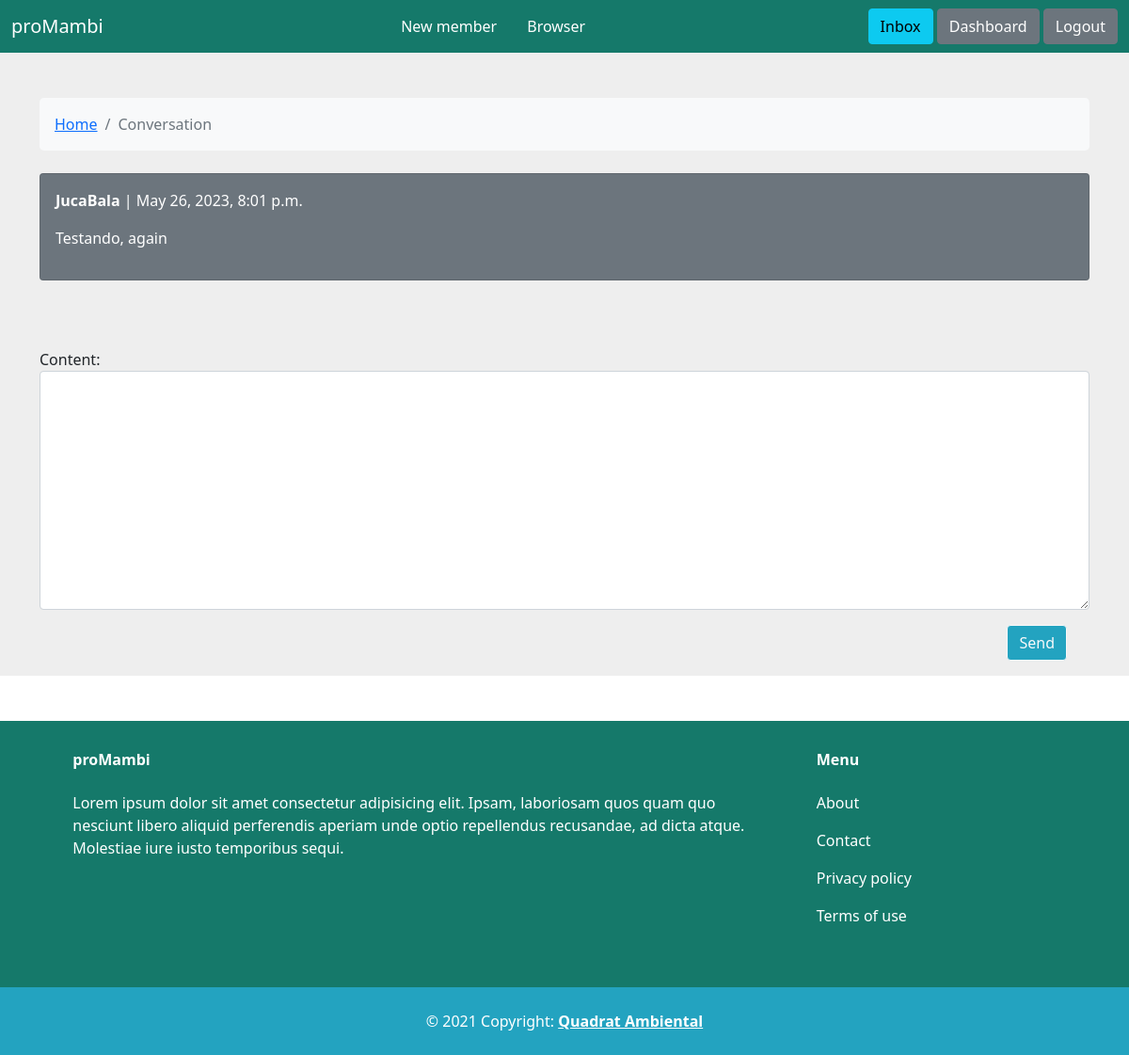
The page /inbox/11/ (signed in) on the database as committed earlier.
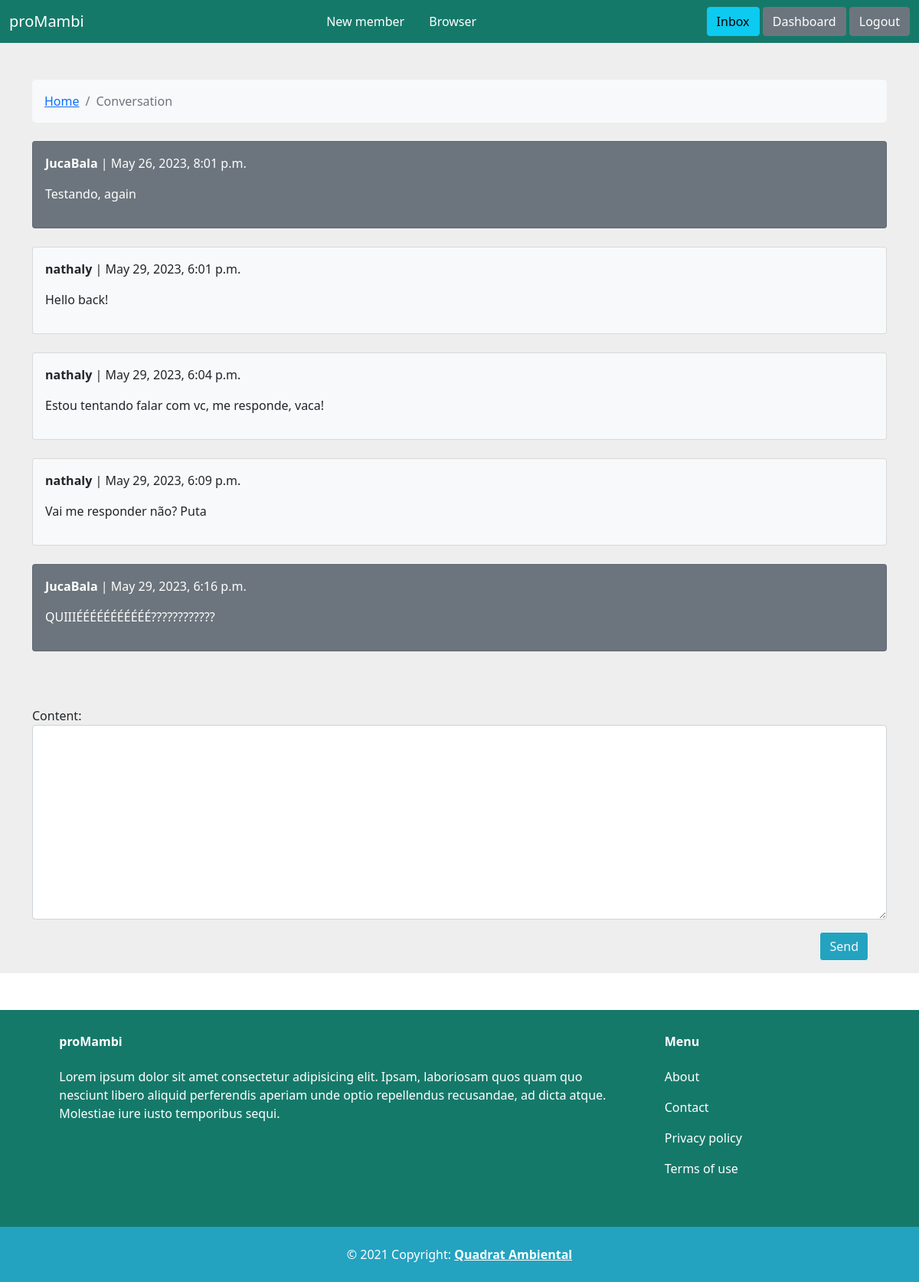
The same page on the database as committed later.
### conversation/models.py (models this page shows)
class ConversationMessage(models.Model):
    conversation = models.ForeignKey(ConversationArea, related_name='messages', on_delete=models.CASCADE)
    content = models.TextField()
    created_at = models.DateTimeField(auto_now_add=True)
    created_by = models.ForeignKey(User, related_name='created_messages', on_delete=models.CASCADE)

### conversation/views.py (the view)
# urls.py: path('<int:pk>/',views.detail, name='detail'),
@login_required
def detail(request, pk):
    conversation = ConversationArea.objects.filter(members__in=[request.user.id]).get(pk=pk)
    if request.method == 'POST':
        form = ConversationMessageForm(request.POST)
        if form.is_valid():
            conversation_message = form.save(commit=False)
            conversation_message.conversation = conversation
            conversation_message.created_by = request.user
            conversation_message.save()
            conversation.save()
            return redirect('conversation:detail', pk=pk)
    else:
        form = ConversationMessageForm()
    return render(request, 'conversation/detail.html', {
        'form': form,
        'conversation': conversation,
    })

### conversation/forms.py
class ConversationMessageForm(forms.ModelForm):
    class Meta:
        model = ConversationMessage
        fields = ('content',)
        widgets = {
            'content': forms.Textarea(attrs={
                'class': 'form-control'
            })
        }

### conversation/templates/conversation/detail.html (shortened to what this page needs)
{% extends 'core/base.html' %}
{% block content %}
<section style="background-color: #eee;">
    <div class="container py-5">
        <div class="row">
            <div class="col">
            <nav aria-label="breadcrumb" class="bg-light rounded-3 p-3 mb-4">
                <ol class="breadcrumb mb-0">
                <li class="breadcrumb-item"><a href="{% url 'core:index' %}">Home</a></li>
                <li class="breadcrumb-item active" aria-current="page">Conversation</li>
                </ol>
            </nav>
            </div>
        </div>
            {% for message in conversation.messages.all %}
            <div class="card mb-4 {% if message.created_by == request.user %} text-white bg-secondary {% else %} bg-light {% endif %}">
                <div class="card-body">
                    <p><strong>{{ message.created_by.username }}</strong> | {{ message.created_at }}</p>
                    <p>{{ message.content }}</p>
                </div>
            </div>
            {% endfor %}
    </div>
    <div class="container">
        <form method="post" action=".">
            {{ form.as_p }}
            <div class="d-flex justify-content-end mx-4 mb-lg-4">
                <button type="submit" class="btn btn-primary mb-3 btn-md btn-outline-light " style="background-color: #23a3c0;">Send</button>
            </div>
        </form>
    </div>
</section>
{% endblock %}

### core/templates/core/base.html (shortened to what this page needs)
<!DOCTYPE html>
<html lang="en">
<head>
    <link rel="stylesheet" href="https://stackpath.bootstrapcdn.com/bootstrap/5.0.0-alpha1/css/bootstrap.min.css">
    <link rel="stylesheet" href="https://cdn.jsdelivr.net/npm/bootstrap-icons@1.10.5/font/bootstrap-icons.css">
</head>
<body>
    <nav class="navbar navbar-expand-sm navbar-light" style="background-color: #15796a;">
        <div class="container-fluid">
            <a class="navbar-brand text-white" href="{% url 'core:index' %}">proMambi</a>
            <ul class="nav justify-content-end">
                <li class="nav-item">
                    <a class="nav-link text-white" href="{% url 'worker:new' %}">New member</a>
                </li>
                <li class="nav-item">
                    <a class="nav-link text-white" href="{% url 'worker:browser' %}">Browser</a>
                </li>
            </ul>
            <div>
                {% if request.user.is_authenticated %}
                <a class="btn btn-info mr-2" href="{% url 'conversation:inbox' %}" role="button">Inbox</a>
                <a class="btn btn-secondary" href="{% url 'dashboard:index' %}" role="button">Dashboard</a>
                <a class="btn btn-secondary" href="{% url 'core:logoff' %}" role="button">Logout</a>
                {% else %}
                <a class="btn btn-info mr-2" href="{% url 'core:signup' %}" role="button">Sign up</a>
                <a class="btn btn-secondary" href="{% url 'core:login' %}" role="button">Login</a>
                {% endif %}
            </div>
        </div>
    </nav>
    <div>
    {% block content %}
    {% endblock %}
    </div>
<footer class="text-left text-lg-start text-white" style="background-color: #15796a;">
    <section class="">
        <div class="container text-left p-4 mt-5">
            <div class="row mt-2 ">
                <div class="col-md-3 col-lg-4 col-xl-8 mx-auto mb-4">
                    <h6 class="fw-bold mb-4">proMambi</h6>
                    <p>
                    Lorem ipsum dolor sit amet consectetur adipisicing elit. Ipsam, laboriosam quos quam quo nesciunt libero aliquid perferendis aperiam unde optio repellendus recusandae,
                    ad dicta atque. Molestiae iure iusto temporibus sequi.
                    </p>
                </div>
                <div class="col-md-3 col-lg-4 col-xl-3 mx-auto mb-4 text-reset  ">
                    <h6 class="fw-bold mb-4">Menu</h6>
                    <p>
                        <a href="#" class="text-white text-decoration-none">About</a>
                    </p>
                    <p>
                        <a href="{% url 'core:contact' %}" class="text-white text-decoration-none">Contact</a>
                    </p>
                    <p>
                        <a href="#" class="text-white text-decoration-none">Privacy policy</a>
                    </p>
                    <p>
                        <a href="#" class="text-white text-decoration-none">Terms of use</a>
                    </p>
                </div>
            </div>
        </div>
    </section>
    <div class="text-center p-4" style="background-color: #23a3c0;">
    © 2021 Copyright:
    <a class="text-reset fw-bold" href="#">Quadrat Ambiental</a>
    </div>
</footer>
</body>
</html>

Rows that differ between the two databases and show on the page:
added ConversationMessage: created_by.username "nathaly", created_at "May 29, 2023, 6:01 p.m.", content "Hello back!"
added ConversationMessage: created_by.username "nathaly", created_at "May 29, 2023, 6:04 p.m.", content "Estou tentando falar com vc, me responde, vaca!"
added ConversationMessage: created_by.username "nathaly", created_at "May 29, 2023, 6:09 p.m.", content "Vai me responder não? Puta"
added ConversationMessage: created_by.username "JucaBala", created_at "May 29, 2023, 6:16 p.m.", content "QUIIIÉÉÉÉÉÉÉÉÉÉÉ????????????"
